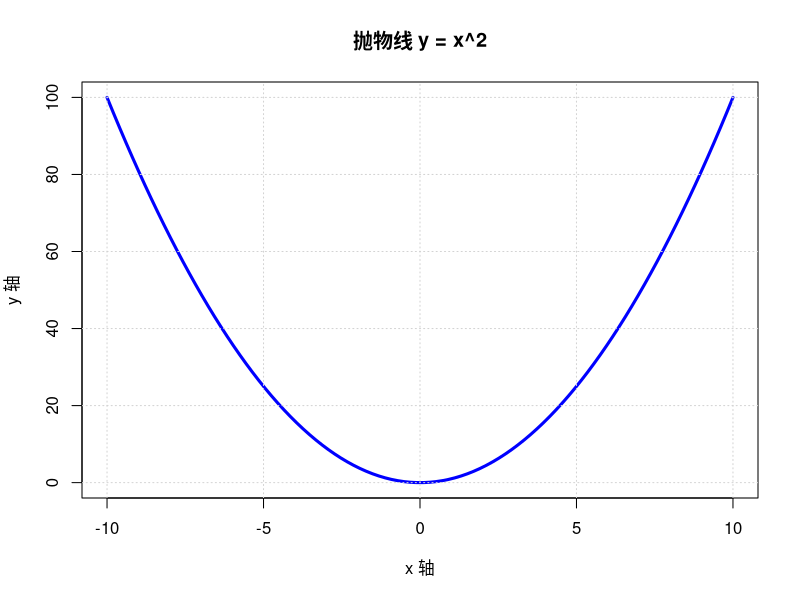

Reproduce this figure in R.
# 如果图形在 Plots 面板不显示，尝试保存为文件
png("test_parabola.png", width = 800, height = 600)

x <- seq(-10, 10, length.out = 100)
y <- x^2
plot(x, y, 
     type = "l",
     main = "抛物线 y = x^2",
     xlab = "x 轴",
     ylab = "y 轴",
     col = "blue",
     lwd = 3)
grid()

dev.off()  # 这行很重要，关闭图形设备并保存文件

# 然后在文件管理器中查看生成的 test_parabola.png 文件

